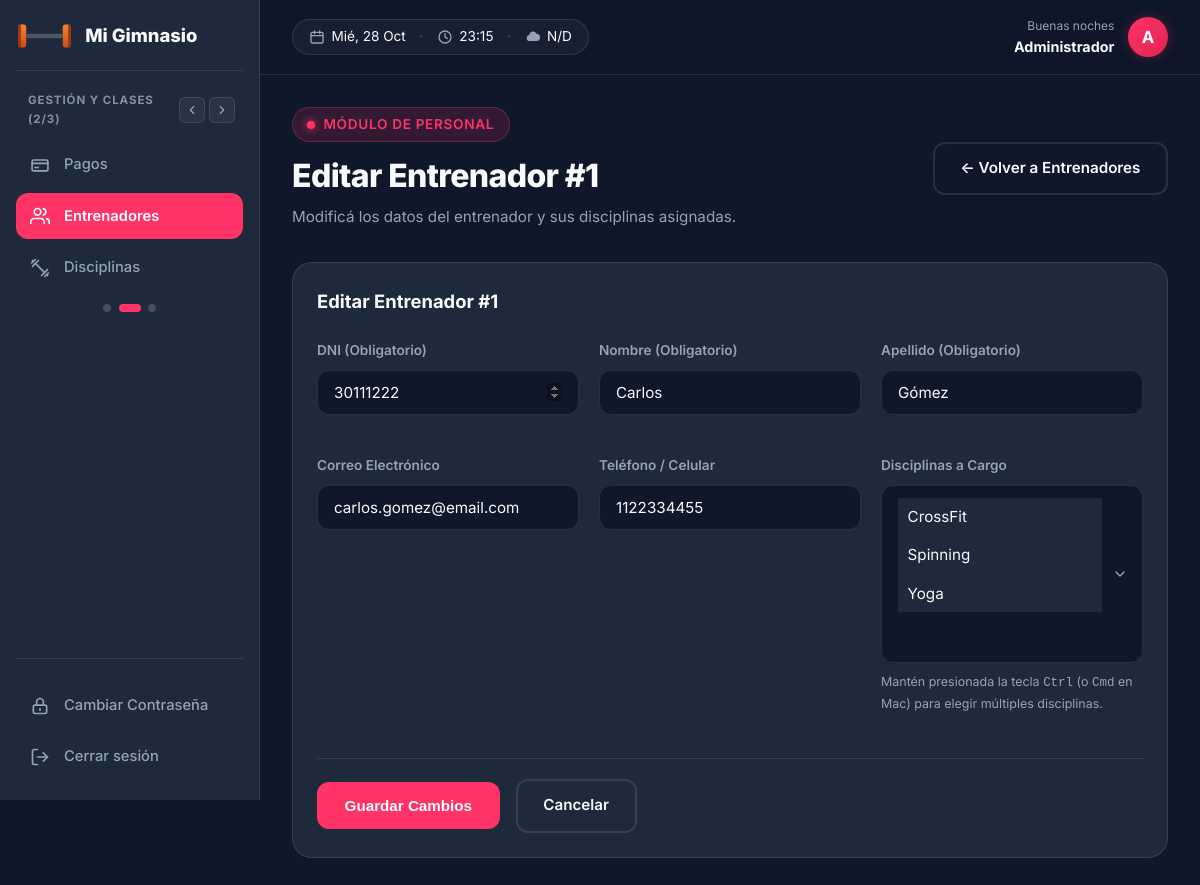
Screenshot of /panel/entrenadores_form.php?id=1 (signed in) with the database file from the repository.
### tables this page shows
CREATE TABLE IF NOT EXISTS entrenadores (
    id_entrenador INT AUTO_INCREMENT PRIMARY KEY,
    DNI INT(8) NOT NULL UNIQUE,
    nombre VARCHAR(100) NOT NULL,
    apellido VARCHAR(100) NOT NULL,
    email VARCHAR(100),
    telefono VARCHAR(20)
);

### panel/entrenadores_form.php (the view, shortened to what this page needs)
<?php
$pdo = conectarDB();
$idEdit = (int)($_GET['id'] ?? $_GET['editar_id'] ?? 0);
$entrenadorEditar = null;
$disciplinasAsignadasIDs = [];
if ($idEdit > 0) {
    $stmtEdit = $pdo->prepare("SELECT * FROM entrenadores WHERE id_entrenador = ?");
    $stmtEdit->execute([$idEdit]);
    $entrenadorEditar = $stmtEdit->fetch();
    if ($entrenadorEditar) {
        $stmtExD = $pdo->prepare("SELECT id_disciplina FROM entrenadoresxdisciplinas WHERE id_entrenador = ?");
        $stmtExD->execute([$idEdit]);
        $disciplinasAsignadasIDs = $stmtExD->fetchAll(PDO::FETCH_COLUMN);
    } else {
        header('Location: entrenadores.php');
        exit;
    }
}
$todasDisciplinas = $pdo->query("SELECT id_disciplina, disciplina FROM disciplinas ORDER BY disciplina ASC")->fetchAll();
require __DIR__ . '/includes/layout_inicio.php';
?>
<div class="panel-header">
    <div>
        <div class="eyebrow">
            <span class="punto"></span>
            Módulo de Personal
        </div>
        <h1 class="titulo-pagina"><?= $entrenadorEditar ? 'Editar Entrenador #' . htmlspecialchars($entrenadorEditar['id_entrenador']) : 'Registrar Nuevo Entrenador' ?></h1>
        <p class="subt"><?= $entrenadorEditar ? 'Modificá los datos del entrenador y sus disciplinas asignadas.' : 'Alta y asignación de disciplinas.' ?></p>
    </div>
    <div>
        <a href="entrenadores.php" class="btn btn-outline">&larr; Volver a Entrenadores</a>
    </div>
</div>
<div class="panel-bloque" style="margin-bottom: 2rem;">
    <div class="panel-bloque-cabecera">
        <h2 class="titulo-bloque">
            <?= $entrenadorEditar ? 'Editar Entrenador #' . htmlspecialchars($entrenadorEditar['id_entrenador']) : 'Registrar Nuevo Entrenador' ?>
        </h2>
    </div>
    <form action="entrenadores_guardar.php" method="POST">
        <div class="form-grid">
            <div class="campo">
                <label for="dni">DNI (Obligatorio)</label>
                <input type="number" id="dni" name="dni" class="form-control"
                       value="<?= htmlspecialchars($entrenadorEditar['DNI'] ?? '') ?>" required maxlength="8">
            </div>
            <div class="campo">
                <label for="nombre">Nombre (Obligatorio)</label>
                <input type="text" id="nombre" name="nombre" class="form-control"
                       value="<?= htmlspecialchars($entrenadorEditar['nombre'] ?? '') ?>" required>
            </div>
            <div class="campo">
                <label for="apellido">Apellido (Obligatorio)</label>
                <input type="text" id="apellido" name="apellido" class="form-control"
                       value="<?= htmlspecialchars($entrenadorEditar['apellido'] ?? '') ?>" required>
            </div>
            <div class="campo">
                <label for="email">Correo Electrónico</label>
                <input type="email" id="email" name="email" class="form-control"
                       value="<?= htmlspecialchars($entrenadorEditar['email'] ?? '') ?>">
            </div>
            <div class="campo">
                <label for="telefono">Teléfono / Celular</label>
                <input type="text" id="telefono" name="telefono" class="form-control"
                       value="<?= htmlspecialchars($entrenadorEditar['telefono'] ?? '') ?>">
            </div>
            <div class="campo">
                <label for="disciplinas">Disciplinas a Cargo</label>
                <select id="disciplinas" name="disciplinas[]" class="form-control" multiple size="4" style="height: auto;">
                    <?php foreach ($todasDisciplinas as $disc): ?>
                        <?php
                            $selected = in_array($disc['id_disciplina'], $disciplinasAsignadasIDs) ? 'selected' : '';
                        ?>
                        <option value="<?= (int)$disc['id_disciplina'] ?>" <?= $selected ?>>
                            <?= htmlspecialchars($disc['disciplina']) ?>
                        </option>
                    <?php endforeach; ?>
                </select>
                <small style="color: var(--color-text-muted); font-size: 0.78rem; display: block; margin-top: 0.3rem;">
                    Mantén presionada la tecla <kbd>Ctrl</kbd> (o <kbd>Cmd</kbd> en Mac) para elegir múltiples disciplinas.
                </small>
            </div>
        </div>
        <div class="form-acciones">
            <button type="submit" class="btn btn-primary">
                <?= $entrenadorEditar ? 'Guardar Cambios' : 'Registrar Entrenador' ?>
            </button>
            <a href="entrenadores.php" class="btn btn-outline">Cancelar</a>
        </div>
    </form>
</div>
<?php require __DIR__ . '/includes/layout_fin.php'; ?>

### assets/css/base.css (style rules this page uses)
:root { --color-primary: #ff3366; --color-primary-hover: #e02452; --color-bg-dark: #0f172a; --color-bg-card: #1e293b; --color-bg-light: #f8fafc; --color-text-main: #f8fafc; --color-text-muted: #94a3b8; --color-text-dark: #0f172a; --color-border: rgba(255, 255, 255, 0.1); --color-whatsapp: #25d366; --color-whatsapp-hover: #20ba5a; --font-main: 'Inter', -apple-system, BlinkMacSystemFont, 'Segoe UI', Roboto, sans-serif; --font-display: 'Playfair Display', Georgia, serif; --radius-sm: 6px; --radius-md: 12px; --radius-lg: 20px; --radius-full: 9999px; --shadow-sm: 0 2px 8px rgba(0, 0, 0, 0.15); --shadow-md: 0 8px 24px rgba(0, 0, 0, 0.25); --shadow-glow: 0 0 25px rgba(255, 51, 102, 0.35); --transition-fast: 0.2s ease; --transition-smooth: 0.3s cubic-bezier(0.4, 0, 0.2, 1); }
* { margin: 0; padding: 0; box-sizing: border-box; }
html { scroll-behavior: smooth; }
body { font-family: var(--font-main); background-color: var(--color-bg-dark); color: var(--color-text-main); line-height: 1.6; overflow-x: hidden; }
a { text-decoration: none; color: inherit; transition: color var(--transition-fast); }

### assets/css/components.css (style rules this page uses)
.btn { display: inline-flex; align-items: center; justify-content: center; gap: 0.6rem; padding: 0.8rem 1.6rem; border-radius: var(--radius-md); font-size: 0.95rem; font-weight: 600; cursor: pointer; border: 2px solid transparent; transition: all var(--transition-smooth); text-align: center; }
.btn-outline { background-color: transparent; border-color: var(--color-border); color: var(--color-text-main); }
.eyebrow, .eyebrow-claro { display: inline-flex; align-items: center; gap: 0.5rem; padding: 0.35rem 0.9rem; border-radius: var(--radius-full); font-size: 0.85rem; font-weight: 600; text-transform: uppercase; letter-spacing: 0.05em; }
.eyebrow { background-color: rgba(255, 51, 102, 0.15); color: var(--color-primary); border: 1px solid rgba(255, 51, 102, 0.3); }
.punto { width: 8px; height: 8px; background-color: var(--color-primary); border-radius: 50%; display: inline-block; box-shadow: 0 0 8px var(--color-primary); animation: pulso 2s infinite; }
select.form-control { appearance: none; -webkit-appearance: none; -moz-appearance: none; background-repeat: no-repeat; background-position: right 0.9rem center; background-size: 1rem; padding-right: 2.5rem; cursor: pointer; }
select.form-control option { background-color: var(--color-bg-card); color: var(--color-text-main); padding: 0.6rem; }

### assets/css/login.css (style rules this page uses)
.campo { margin-bottom: 1.25rem; }
.btn-primary { background-color: var(--color-primary); color: #ffffff; }

### assets/css/dashboard.css (style rules this page uses)
.panel-header { margin-bottom: 2rem; }
.panel-header .eyebrow { margin-bottom: 0.5rem; }
.titulo-pagina { font-size: 2rem; font-weight: 800; color: var(--color-text-main); letter-spacing: -0.02em; }
.subt { color: var(--color-text-muted); font-size: 0.95rem; margin-top: 0.25rem; }
.panel-bloque { background-color: var(--color-bg-card); border: 1px solid var(--color-border); border-radius: var(--radius-lg); padding: 1.5rem; display: flex; flex-direction: column; }
.panel-bloque-cabecera { margin-bottom: 1.5rem; }
.titulo-bloque { font-size: 1.15rem; font-weight: 700; color: var(--color-text-main); }
.panel-header { display: flex; justify-content: space-between; align-items: center; gap: 1rem; flex-wrap: wrap; margin-bottom: 2rem; }
.form-grid { display: grid; grid-template-columns: repeat(auto-fit, minmax(260px, 1fr)); gap: 1.25rem; margin-bottom: 1.5rem; }
.campo label { display: block; font-size: 0.85rem; font-weight: 600; color: var(--color-text-muted); margin-bottom: 0.5rem; }
.form-control { width: 100%; padding: 0.75rem 1rem; background-color: var(--color-bg-dark); border: 1px solid var(--color-border); border-radius: var(--radius-md); color: var(--color-text-main); font-family: var(--font-main); font-size: 0.95rem; outline: none; transition: border-color var(--transition-fast), box-shadow var(--transition-fast); }
select.form-control option { background-color: var(--color-bg-card); color: var(--color-text-main); }
.form-acciones { display: flex; align-items: center; gap: 1rem; padding-top: 1.25rem; border-top: 1px solid var(--color-border); }

### rows the page displays
entrenadores: id_entrenador "1", dni "30111222", nombre "Carlos", apellido "Gómez", email "carlos.gomez@email.com", telefono "1122334455"

### other values shown
GYM_NOMBRE "Mi Gimnasio"
$nombreUsuario "Administrador"
$inicial "A"
form field value "CrossFit ☑ / Spinning / Yoga"
